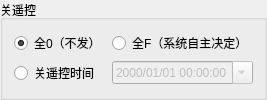
        <widget class="QGroupBox" name="remote_off">
         <property name="title">
          <string>关遥控</string>
         </property>
         <layout class="QGridLayout" name="gridLayout_7">
          <item row="1" column="1">
           <widget class="QDateTimeEdit" name="target_time_end_remotecontrol">
            <property name="enabled">
             <bool>false</bool>
            </property>
            <property name="correctionMode">
             <enum>QAbstractSpinBox::CorrectToNearestValue</enum>
            </property>
            <property name="displayFormat">
             <string>yyyy/MM/dd hh:mm:ss</string>
            </property>
            <property name="calendarPopup">
             <bool>true</bool>
            </property>
           </widget>
          </item>
          <item row="1" column="0">
           <widget class="QRadioButton" name="rbtn_close_rmctr_time">
            <property name="text">
             <string>关遥控时间</string>
            </property>
           </widget>
          </item>
          <item row="0" column="1">
           <widget class="QRadioButton" name="rbtn_close_rmctr_f">
            <property name="text">
             <string>全F（系统自主决定）</string>
            </property>
           </widget>
          </item>
          <item row="0" column="0">
           <widget class="QRadioButton" name="rbtn_close_rmctr_zero">
            <property name="text">
             <string>全0（不发）</string>
            </property>
            <property name="checked">
             <bool>true</bool>
            </property>
           </widget>
          </item>
         </layout>
        </widget>
